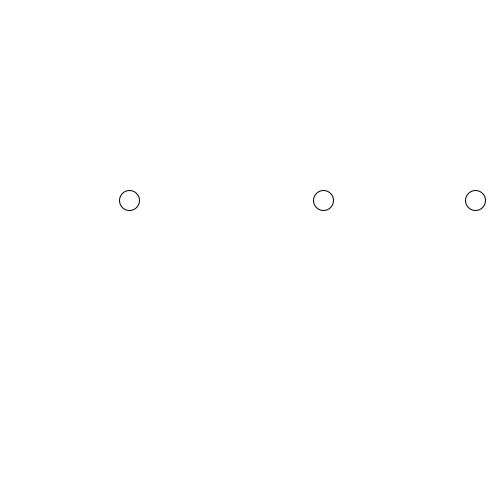
Frame 1 (no input)
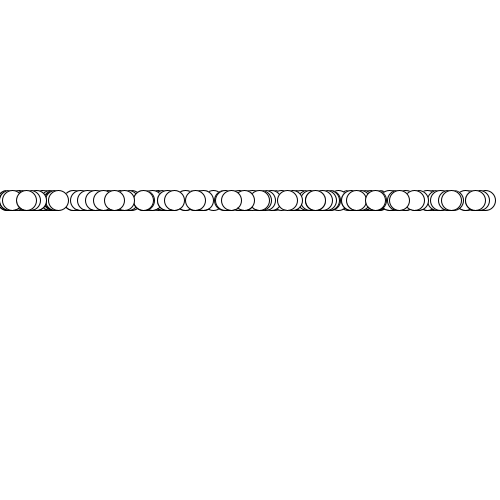
Frame 60 (the mouse pressed at the canvas centre just before this capture)
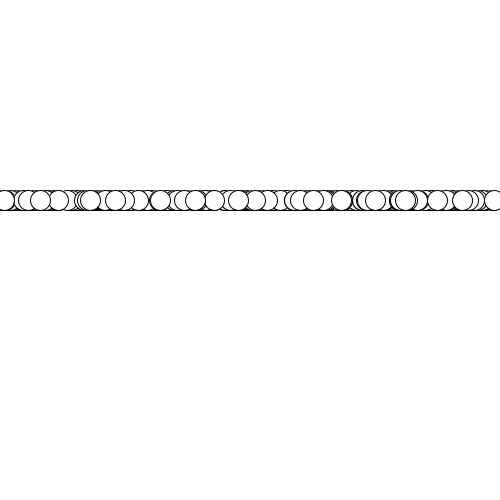
Frame 120 (the mouse held since frame 60 and released just before this capture)

The Processing sketch that drew these frames (run headless with seeded random() and noise(); from frame 60 on, the mouse is pressed at the canvas centre):

// Processing sketch: Ex21_1notfinished
// ── Ex21_1notfinished.pde
void setup() {
  size(500,500);
  background(255);
}

void draw(){
  myFunction();
}


void myFunction(){
  ellipse(random(0,width),200,20,20);
ellipse(random(0,width),200,20,20);
ellipse(random(0,width),200,20,20);

}
